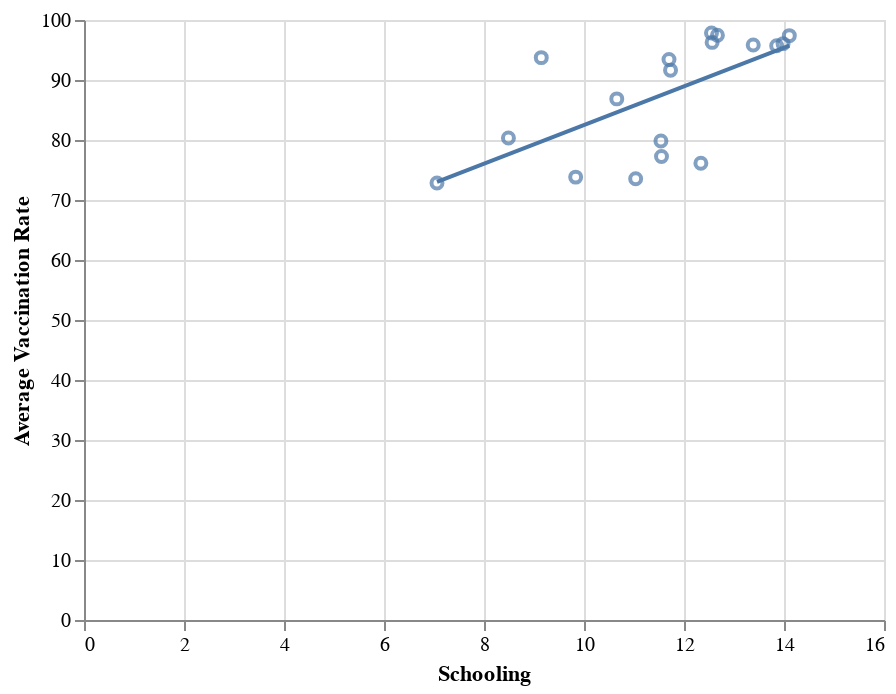

The notebook cell this image was saved under:
### Code cell
#Comparing the mean average vaccination rate of every country
chart = alt.Chart(FactorHealth3).mark_point().encode(
    x = 'Schooling',
    y = 'Average Vaccination Rate'
)
chart + chart.transform_regression('Schooling', 'Average Vaccination Rate').mark_line()

### Figure 1 — Vega-Lite specification as saved in the notebook (floating-point values rounded to 4 significant figures)
{"config": {"view": {"continuousWidth": 400, "continuousHeight": 300}}, "layer": [{"mark": "point", "encoding": {"x": {"field": "Schooling", "type": "quantitative"}, "y": {"field": "Average Vaccination Rate", "type": "quantitative"}}}, {"mark": "line", "encoding": {"x": {"field": "Schooling", "type": "quantitative"}, "y": {"field": "Average Vaccination Rate", "type": "quantitative"}}, "transform": [{"on": "Schooling", "regression": "Average Vaccination Rate"}]}], "data": {"name": "data-2c8ffcf642dd1e332844fb6f1aa9529d"}, "$schema": "https://vega.github.io/schema/vega-lite/v4.17.0.json", "datasets": {"data-2c8ffcf642dd1e332844fb6f1aa9529d": [{"Schooling": 9.145, "Average Vaccination Rate": 93.73}, {"Schooling": 14.11, "Average Vaccination Rate": 97.4}, {"Schooling": 10.66, "Average Vaccination Rate": 86.85}, {"Schooling": 11.7, "Average Vaccination Rate": 93.4}, {"Schooling": 11.03, "Average Vaccination Rate": 73.56}, {"Schooling": 11.55, "Average Vaccination Rate": 77.25}, {"Schooling": 9.833, "Average Vaccination Rate": 73.81}, {"Schooling": 12.56, "Average Vaccination Rate": 96.27}, {"Schooling": 12.67, "Average Vaccination Rate": 97.46}, {"Schooling": 8.489, "Average Vaccination Rate": 80.33}, {"Schooling": 7.06, "Average Vaccination Rate": 72.83}, {"Schooling": 11.54, "Average Vaccination Rate": 79.85}, {"Schooling": 13.85, "Average Vaccination Rate": 95.71}, {"Schooling": 13.98, "Average Vaccination Rate": 96.06}, {"Schooling": 13.38, "Average Vaccination Rate": 95.82}, {"Schooling": 12.55, "Average Vaccination Rate": 97.83}, {"Schooling": 12.34, "Average Vaccination Rate": 76.12}, {"Schooling": 11.73, "Average Vaccination Rate": 91.64}]}}
